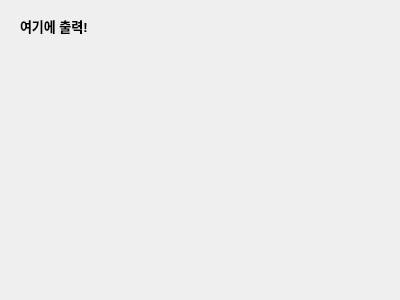
<?xml version="1.0" encoding="UTF-8"?>
<ui version="4.0">
 <class>Dialog</class>
 <widget class="QDialog" name="Dialog">
  <property name="geometry">
   <rect>
    <x>0</x>
    <y>0</y>
    <width>400</width>
    <height>300</height>
   </rect>
  </property>
  <property name="windowTitle">
   <string>Dialog</string>
  </property>
  <widget class="QLabel" name="label">
   <property name="geometry">
    <rect>
     <x>20</x>
     <y>10</y>
     <width>361</width>
     <height>31</height>
    </rect>
   </property>
   <property name="font">
    <font>
     <pointsize>10</pointsize>
     <bold>true</bold>
    </font>
   </property>
   <property name="text">
    <string>여기에 출력!</string>
   </property>
  </widget>
 </widget>
 <resources/>
 <connections/>
</ui>
